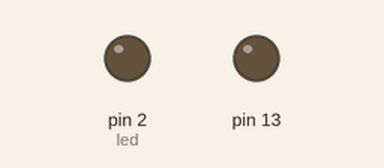
Simulated run of this sketch. Board: Arduino Uno, built with avr-gcc and run on an emulated ATmega328P. Shown: output pins drawn as LEDs (lit = HIGH).

Above: at 6.8 s.
At 19.55 s:
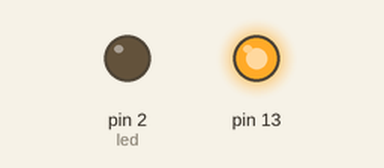
Timing chart, 0 to 24.4 s (numbered marks = the images above):
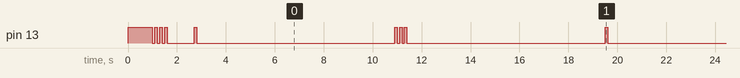

The sketch:

testing_lowpower.ino
```cpp
// **** INCLUDES *****
#include "LowPower.h" //low power library by

int led = 2;

void setup()
{
    // No setup is required for this library
    pinMode(13, OUTPUT);
    pinMode(led, OUTPUT);
    digitalWrite(led, LOW);
    digitalWrite(13, HIGH);
    delay(1000);
    digitalWrite(13, LOW);
    for( char a = 0; a <3; a++){
      delay(100);
      digitalWrite(13, HIGH);
      delay(100);
      digitalWrite(13, LOW);
    }
    delay(1000);

}

void loop()
{
    //flash once to signal idle/sleep
    for( char a = 0; a <1; a++){
      delay(100);
      digitalWrite(13, HIGH);
      delay(100);
      digitalWrite(13, LOW);
    }

//    delay(8000); //delay 8 seconds (used for testing current draw comparisons against normal operations)

    // ATmega328P, ATmega168
//    LowPower.idle(SLEEP_8S, ADC_OFF, TIMER2_OFF, TIMER1_OFF, TIMER0_OFF,
//                SPI_OFF, USART0_OFF, TWI_OFF);

//    // Enter power down state for 8 s with ADC and BOD module disabled
    LowPower.powerDown(SLEEP_8S, ADC_OFF, BOD_OFF);


  //flash 3 times to signal normal operation
    for( char a = 0; a <3; a++){
      delay(100);
      digitalWrite(13, HIGH);
      delay(100);
      digitalWrite(13, LOW);
    }
    delay(8000);
}
```

Measured:
- by itself, pin 13: HIGH → LOW at 1.0 s, → HIGH 0.10 s later, → LOW 0.10 s later, → HIGH 0.10 s later, … (71 changes in this stretch)
- by itself, everything shown: repeats every 16.8 s, in 8 steps
